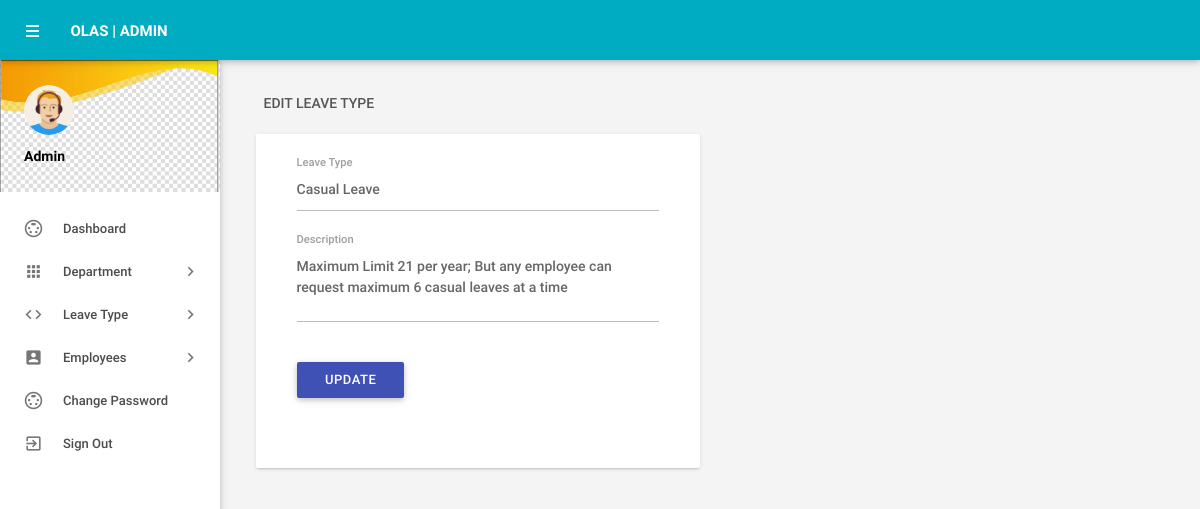
/admin/editleavetype.php?lid=5 (signed in), run on the app's committed database.
### tables this page shows
CREATE TABLE `tblleavetype` (
  `id` int(11) NOT NULL AUTO_INCREMENT,
  `LeaveType` varchar(200) DEFAULT NULL,
  `Description` mediumtext DEFAULT NULL,
  `CreationDate` timestamp NOT NULL DEFAULT current_timestamp(),
  PRIMARY KEY (`id`)
);

### admin/editleavetype.php (the view, shortened to what this page needs)
<?php
include('includes/config.php');
if(strlen($_SESSION['alogin'])==0)
    {
header('location:index.php');
}
else{
    ?>
<!DOCTYPE html>
<html lang="en">
    <head>
        <link type="text/css" rel="stylesheet" href="../assets/plugins/materialize/css/materialize.min.css"/>
        <link href="../assets/plugins/material-preloader/css/materialPreloader.min.css" rel="stylesheet">
        <link href="../assets/css/alpha.min.css" rel="stylesheet" type="text/css"/>
        <link href="../assets/css/custom.css" rel="stylesheet" type="text/css"/>
    </head>
    <body>
  <?php include('includes/header.php');?>
       <?php include('includes/sidebar.php');?>
            <main class="mn-inner">
                <div class="row">
                    <div class="col s12">
                        <div class="page-title">Edit Leave Type</div>
                    </div>
                    <div class="col s12 m12 l6">
                        <div class="card">
                            <div class="card-content">
                                <div class="row">
                                    <form class="col s12" name="chngpwd" method="post">
<?php
$lid=intval($_GET['lid']);
$sql = "SELECT * from tblleavetype where id=:lid";
$query = $dbh -> prepare($sql);
$query->bindParam(':lid',$lid,PDO::PARAM_STR);
$query->execute();
$results=$query->fetchAll(PDO::FETCH_OBJ);
if($query->rowCount() > 0)
{
foreach($results as $result)
{               ?>
                                        <div class="row">
                                            <div class="input-field col s12">
<input id="leavetype" type="text"  class="validate" autocomplete="off" name="leavetype" value="<?php echo htmlentities($result->LeaveType);?>"  required>
                                                <label for="leavetype">Leave Type</label>
                                            </div>
          <div class="input-field col s12">
<textarea id="textarea1" name="description" class="materialize-textarea" name="description" length="500"><?php echo htmlentities($result->Description);?></textarea>
                                                <label for="deptshortname">Description</label>
                                            </div>
<?php }} ?>
<div class="input-field col s12">
<button type="submit" name="update" class="waves-effect waves-light btn indigo m-b-xs">Update</button>
</div>
                                        </div>
                                    </form>
                                </div>
                            </div>
                        </div>
                    </div>
                </div>
            </main>
        </div>
        <div class="left-sidebar-hover"></div>
    </body>
</html>
<?php } ?>

### data on the page
tblleavetype: leavetype "Casual Leave", description "Maximum Limit 21 per year; But any employee can request maximum 6 casual leaves at a time"
